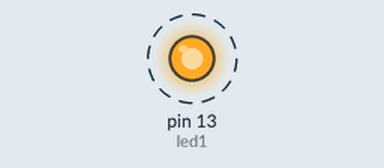
Bench run of a sketch on a simulated Arduino Uno, built with avr-gcc and run on an emulated ATmega328P. Parts: output pins drawn as LEDs (lit = HIGH). Dashed ring = blinking.

Above: at 1.0 s.
Timing chart, 0 to 4.7 s (numbered marks = the images above):
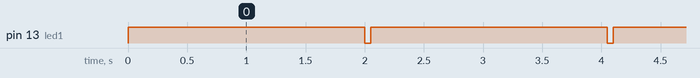

The sketch:

VerifyTest.ino
```cpp
int led1 = 13;
void setup() {
  pinMode(led1, OUTPUT);

  }

void loop() {
  digitalWrite(led1, HIGH);
  delay(2000);
  digitalWrite(led1, LOW);
  delay(50);

}
```

Measured:
- by itself, pin 13 (led1): alternates HIGH for 2.0 s and LOW for 0.05 s
